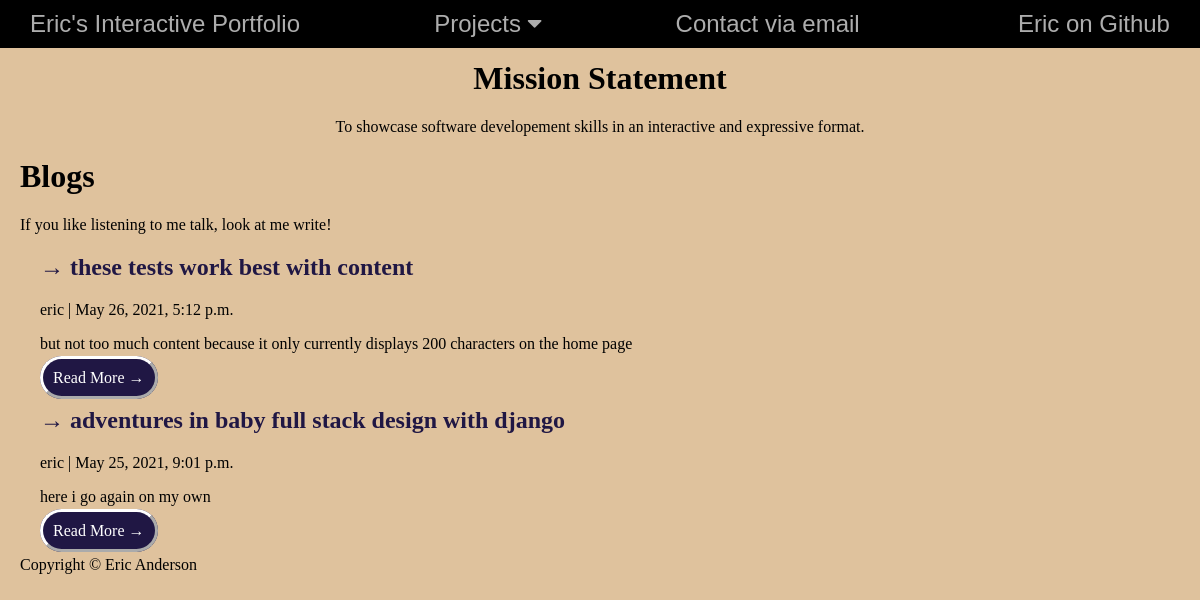
Page /blogs/ on the earlier database version.
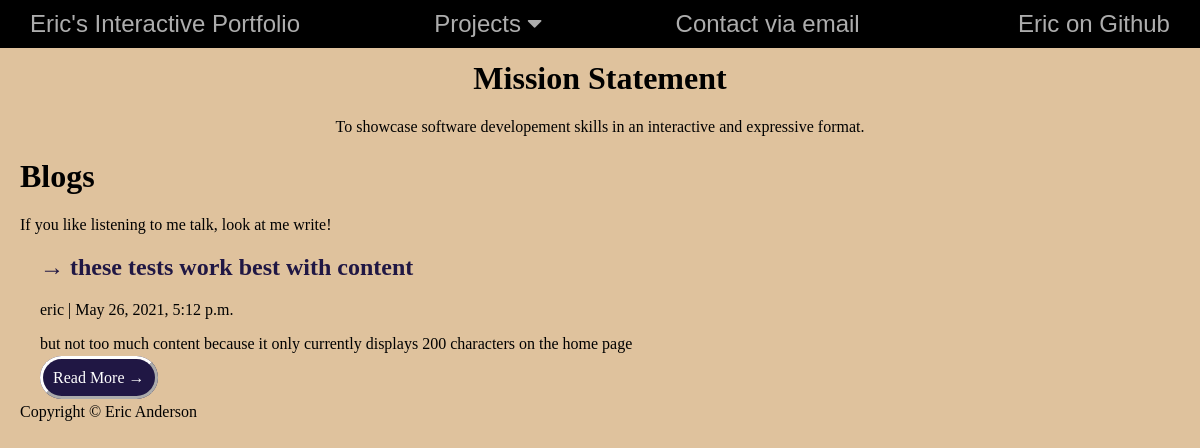
Same page on the later database version.
### blog/models.py (models this page shows, shortened)
class Post(models.Model):
    title = models.CharField(max_length=200, unique=True)
    slug = models.SlugField(max_length=200, unique=True)
    author = models.ForeignKey(User, on_delete=models.CASCADE, related_name='blog_posts')
    updated_on = models.DateTimeField(auto_now=True)
    content = models.TextField()
    created_on = models.DateTimeField(auto_now_add=True)
    status = models.IntegerField(choices=STATUS, default=0)
    class Meta:
        ordering = ['-created_on']

### blog/views.py (the view)
# urls.py: path('', views.PostList.as_view(), name='home'),
class PostList(generic.ListView):
    queryset = Post.objects.filter(status=1).order_by('-created_on')
    template_name = 'index.html'

### templates/index.html
{% extends "base.html" %}
{% block content %}
<header class="masthead">
  <h1>Blogs</h1>
  <p >If you like listening to me talk, look at me write! &nbsp</p>
</header>
<div class="blog_entries">
    {% for post in post_list %}
      <div class="card-body">
        <h2 class="card-title">&#8594 {{ post.title }}</h2>
        <p>{{ post.author }} | {{ post.created_on}}  </p>
        <p>{{post.content|safe|slice:":200" }}</p>
        <a href="{% url 'post_detail' post.slug  %}" class="read_more_btn">Read More &rarr;</a>
      </div>
    {% endfor %}
{%endblock%}

Differences in the rows shown:
removed Post: title "adventures in baby full stack design with django", author "eric", created_on "May 25, 2021, 9:01 p.m.", content "here i go again on my own"
